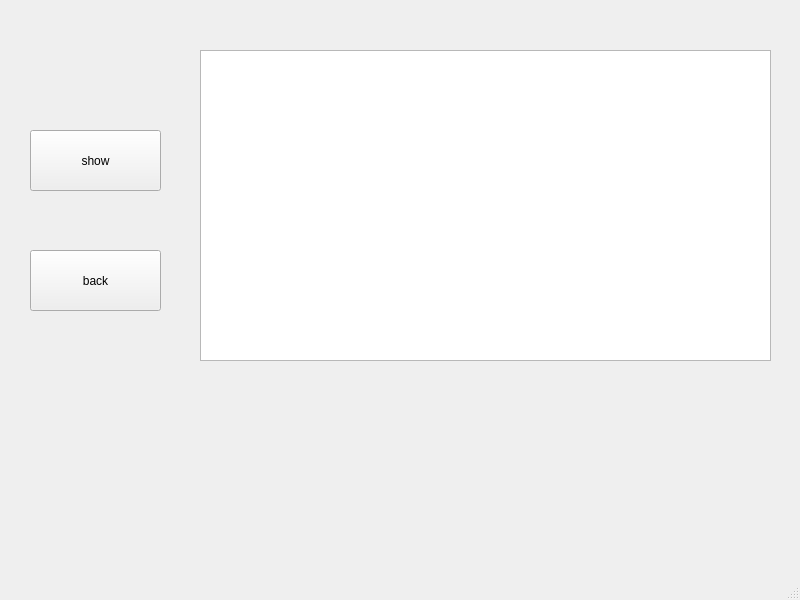
<?xml version="1.0" encoding="UTF-8"?>
<ui version="4.0">
 <class>show_waiting_line</class>
 <widget class="QMainWindow" name="show_waiting_line">
  <property name="geometry">
   <rect>
    <x>0</x>
    <y>0</y>
    <width>800</width>
    <height>600</height>
   </rect>
  </property>
  <property name="windowTitle">
   <string>MainWindow</string>
  </property>
  <widget class="QWidget" name="centralwidget">
   <widget class="QPushButton" name="pushButton">
    <property name="geometry">
     <rect>
      <x>30</x>
      <y>130</y>
      <width>131</width>
      <height>61</height>
     </rect>
    </property>
    <property name="text">
     <string>show</string>
    </property>
   </widget>
   <widget class="QPushButton" name="pushButton_2">
    <property name="geometry">
     <rect>
      <x>30</x>
      <y>250</y>
      <width>131</width>
      <height>61</height>
     </rect>
    </property>
    <property name="text">
     <string>back</string>
    </property>
   </widget>
   <widget class="QTableWidget" name="tableWidget">
    <property name="geometry">
     <rect>
      <x>200</x>
      <y>50</y>
      <width>571</width>
      <height>311</height>
     </rect>
    </property>
   </widget>
  </widget>
  <widget class="QMenuBar" name="menubar">
   <property name="geometry">
    <rect>
     <x>0</x>
     <y>0</y>
     <width>800</width>
     <height>26</height>
    </rect>
   </property>
  </widget>
  <widget class="QStatusBar" name="statusbar"/>
 </widget>
 <resources/>
 <connections/>
</ui>
